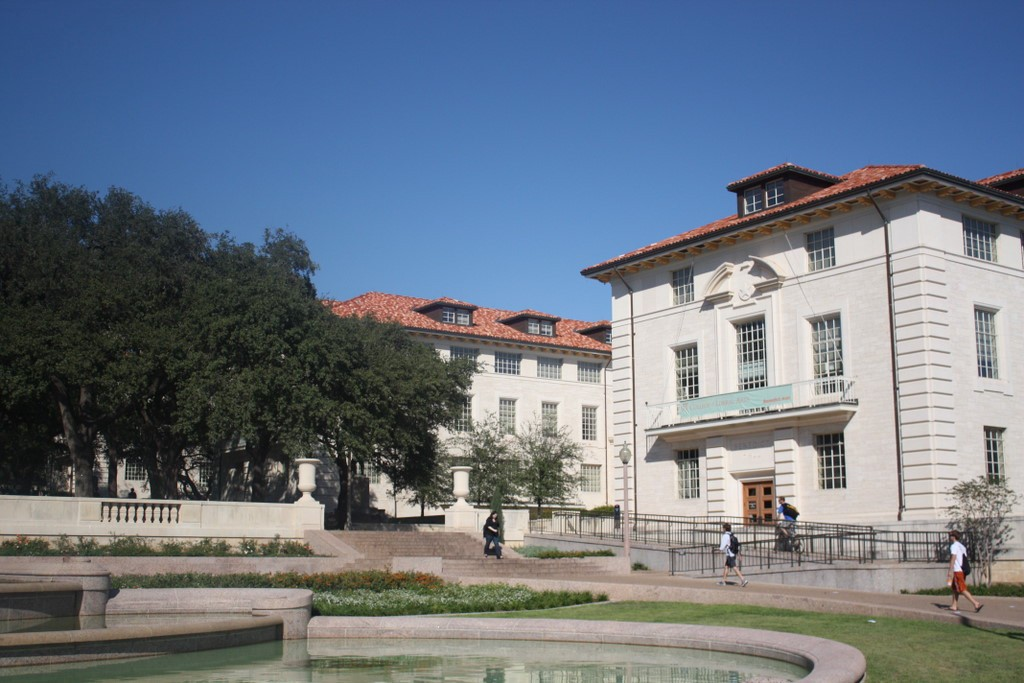
#> input picture Trabalho4/foto1A.jpg, 1024 x 683 px; the run also reads 1 picture not shown here
$ jupyter execute --allow-errors Trabalho4.ipynb
#> lines starting #> are read from the running program, lines starting #| are printed output that depends on the picture
[cell 1]
import cv2
import numpy as np
from matplotlib import pyplot as plt
img = cv2.imread("foto1A.jpg", cv2.IMREAD_GRAYSCALE)
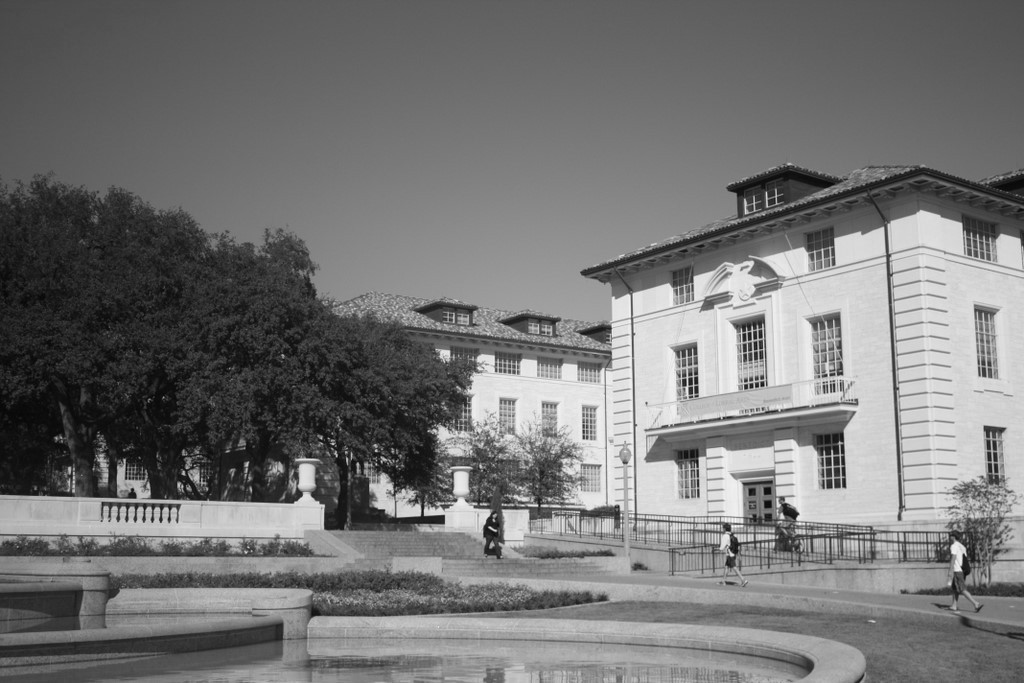
#> img: shape (683, 1024); min 3, max 254, mean 117
img2 = cv2.imread("foto1B.jpg", cv2.IMREAD_GRAYSCALE)
import imageio
import imutils

# Função que utiliza o detector SURF

[cell 2]
fotoA = img.copy()
fotoB = img2.copy()

FLANN_INDEX_KDTREE = 0
SCH_PARAM_CHECKS = 50
INDEX_PARAM_TREES = 5

GOOD_MATCH_THRESHOLD = 0.4
MIN_MATCH_COUNT = 4

#> (the rest of this cell did not finish here and is left out)

# Função que utiliza o detector SIFT

[cell 3]
fotoA = img.copy()
fotoB = img2.copy()

FLANN_INDEX_KDTREE = 0
SCH_PARAM_CHECKS = 50
INDEX_PARAM_TREES = 5

GOOD_MATCH_THRESHOLD = 0.4
MIN_MATCH_COUNT = 4

sift = cv2.xfeatures2d.SIFT_create()
#sift = cv2.xfeatures2d.SURF_create()

kp1, desc1 = sift.detectAndCompute(fotoA, None)
#> kp1 = 4239 keypoints; strongest (x, y, size): (958, 550, 9.6), (490, 528, 2), (440, 520, 6.8), (376, 451, 1.8)
kp2, desc2 = sift.detectAndCompute(fotoB, None)
#> kp2 has the same summary as kp1

index_params = dict(algorithm=FLANN_INDEX_KDTREE, trees=INDEX_PARAM_TREES)
sch_params = dict(checks=SCH_PARAM_CHECKS)
flann = cv2.FlannBasedMatcher(index_params, sch_params)

matches = flann.knnMatch(desc1, desc2, k=2)
#> matches = 4239 matches

good_matches = []
for m, n in matches:
    if m.distance < GOOD_MATCH_THRESHOLD * n.distance:
        good_matches.append(m)
#> after the loop, good_matches = 4239 matches

if len(good_matches) < MIN_MATCH_COUNT:
    raise (Exception('Not enough matches found'))

src_pts = [kp1[m.queryIdx].pt for m in good_matches]
#> src_pts = 4239 pairs, first value 3.21 to 1020.5, second value 163.8 to 679.8
src_pts = np.array(src_pts, dtype=np.float32).reshape((-1, 1, 2))
dst_pts = [kp2[m.trainIdx].pt for m in good_matches]
#> dst_pts has the same summary as src_pts
dst_pts = np.array(dst_pts, dtype=np.float32).reshape((-1, 1, 2))

homo, mask = cv2.findHomography(src_pts, dst_pts, cv2.RANSAC, 5)
#> homo = [[1, 4.38e-15, -3.95e-12], [3.63e-15, 1, -3.62e-12], [7.54e-18, 6.35e-18, 1]]; mask = 4239 values from 1 to 1

print (homo)
#| [[ 1.00000000e+00  4.38028664e-15 -3.94726850e-12]
#|  [ 3.62957792e-15  1.00000000e+00 -3.61707287e-12]
#|  [ 7.53598717e-18  6.35147876e-18  1.00000000e+00]]

result = cv2.warpPerspective(fotoA, homo,(fotoA.shape[1] + fotoB.shape[1], fotoA.shape[0]))
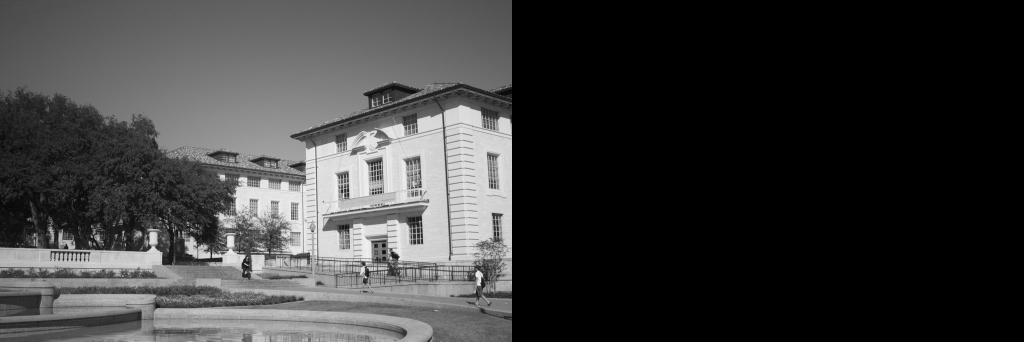
#> result: shape (683, 2048) (shown at 1/2 size); min 0, max 254, mean 58.5
result[0:fotoB.shape[0], 0:fotoB.shape[1]] = fotoB

#> (the rest of this cell did not finish here and is left out)

# Função que utiliza o detector BRIEF

[cell 4]
fotoA = img.copy()
fotoB = img2.copy()

GOOD_MATCH_THRESHOLD = 0.4
MIN_MATCH_COUNT = 4

brief = cv2.xfeatures2d.BriefDescriptorExtractor_create()
star = cv2.xfeatures2d.StarDetector_create()

kp1 = star.detect(fotoA,None)
#> kp1 = 918 keypoints; strongest (x, y, size): (429, 511, 8), (444, 354, 8), (307, 477, 16), (391, 497, 32)
kp1, desc1 = brief.compute(fotoA, kp1)

kp2 = star.detect(fotoB,None)
#> kp2 has the same summary as kp1
kp2, desc2 = brief.compute(fotoB, kp2)

matcher = cv2.DescriptorMatcher_create("BruteForce")
matches = matcher.knnMatch(desc1, desc2, 2)
#> matches = 918 matches


good_matches = []
for m, n in matches:
    if m.distance < GOOD_MATCH_THRESHOLD * n.distance:
        good_matches.append(m)
#> after the loop, good_matches = 918 matches

if len(good_matches) < MIN_MATCH_COUNT:
    raise (Exception('Not enough matches found'))

src_pts = [kp1[m.queryIdx].pt for m in good_matches]
#> src_pts = 918 pairs, first value 69 to 954, second value 165 to 611
src_pts = np.array(src_pts, dtype=np.float32).reshape((-1, 1, 2))
#> src_pts = 918 rows, first 8: [922, 165], [786, 173], [918, 171], [924, 171], [928, 172], [910, 174], [935, 174], [787, 178]
dst_pts = [kp2[m.trainIdx].pt for m in good_matches]
#> dst_pts = 918 pairs, first value 69 to 954, second value 165 to 611
dst_pts = np.array(dst_pts, dtype=np.float32).reshape((-1, 1, 2))
#> dst_pts has the same summary as src_pts


homo, mask = cv2.findHomography(src_pts, dst_pts, cv2.RANSAC, 5)
#> homo = [[1, -1.31e-14, 6.43e-12], [-9.21e-16, 1, 3.11e-12], [-1.85e-18, -1.95e-17, 1]]; mask = 918 values from 1 to 1

print(homo)
#| [[ 1.00000000e+00 -1.31270737e-14  6.43053765e-12]
#|  [-9.20514798e-16  1.00000000e+00  3.10826216e-12]
#|  [-1.84679629e-18 -1.94858828e-17  1.00000000e+00]]

result = cv2.warpPerspective(fotoA, homo,(fotoA.shape[1] + fotoB.shape[1], fotoA.shape[0]))
result[0:fotoB.shape[0], 0:fotoB.shape[1]] = fotoB
#> (the rest of this cell did not finish here and is left out)

# Função que utiliza o detector ORB

[cell 5]
fotoA = img.copy()
fotoB = img2.copy()

GOOD_MATCH_THRESHOLD = 0.4
MIN_MATCH_COUNT = 4

brief = cv2.ORB_create()
star = cv2.xfeatures2d.StarDetector_create()

kp1 = star.detect(fotoA,None)
kp1, desc1 = brief.compute(fotoA, kp1)

kp2 = star.detect(fotoB,None)
kp2, desc2 = brief.compute(fotoB, kp2)

matcher = cv2.DescriptorMatcher_create("BruteForce")
matches = matcher.knnMatch(desc1, desc2, 2)


good_matches = []
for m, n in matches:
    if m.distance < GOOD_MATCH_THRESHOLD * n.distance:
        good_matches.append(m)

if len(good_matches) < MIN_MATCH_COUNT:
    raise (Exception('Not enough matches found'))

src_pts = [kp1[m.queryIdx].pt for m in good_matches]
#> src_pts has the same summary as dst_pts
src_pts = np.array(src_pts, dtype=np.float32).reshape((-1, 1, 2))
dst_pts = [kp2[m.trainIdx].pt for m in good_matches]
dst_pts = np.array(dst_pts, dtype=np.float32).reshape((-1, 1, 2))
#> dst_pts has the same summary as src_pts


homo, mask = cv2.findHomography(src_pts, dst_pts, cv2.RANSAC, 5)

print(homo)
#| [[ 1.00000000e+00 -1.31270737e-14  6.43053765e-12]
#|  [-9.20514798e-16  1.00000000e+00  3.10826216e-12]
#|  [-1.84679629e-18 -1.94858828e-17  1.00000000e+00]]

result = cv2.warpPerspective(fotoA, homo,(fotoA.shape[1] + fotoB.shape[1], fotoA.shape[0]))
result[0:fotoB.shape[0], 0:fotoB.shape[1]] = fotoB
#> (the rest of this cell did not finish here and is left out)
